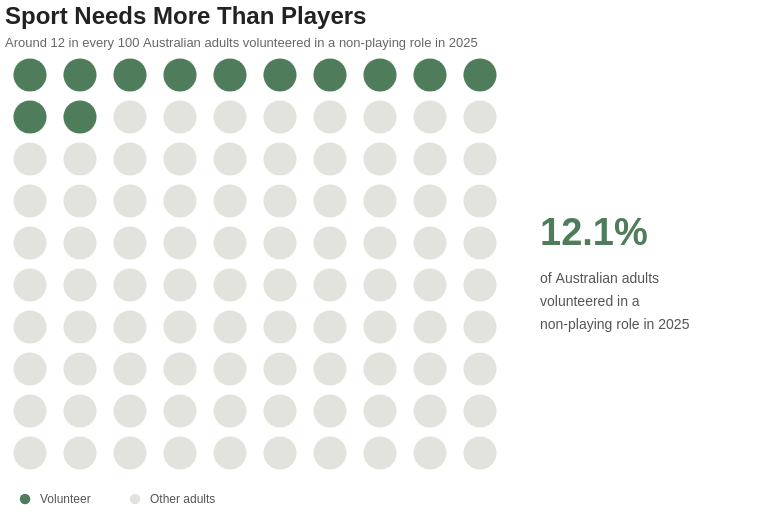

This figure's Vega-Lite source:
### Vega-Lite specification from a JSON file in a GitHub repository (floating-point values rounded to 4 significant figures)
{"$schema": "https://vega.github.io/schema/vega-lite/v5.json", "background": "#FFFFFF", "title": {"text": "Sport Needs More Than Players", "subtitle": "Around 12 in every 100 Australian adults volunteered in a non-playing role in 2025", "anchor": "start", "fontSize": 24, "fontWeight": "bold", "color": "#222222", "subtitleFontSize": 13, "subtitleFontWeight": "normal", "subtitleColor": "#666666", "subtitlePadding": 8}, "hconcat": [{"vconcat": [{"width": 500, "height": 420, "data": {"sequence": {"start": 1, "stop": 101, "as": "person"}}, "transform": [{"calculate": "(datum.person - 1) % 10 + 1", "as": "column"}, {"calculate": "floor((datum.person - 1) / 10) + 1", "as": "row"}, {"calculate": "datum.person <= 12 ? 'Volunteer' : 'Other adults'", "as": "status"}], "mark": {"type": "circle", "size": 1100, "opacity": 1}, "encoding": {"x": {"field": "column", "type": "ordinal", "axis": null}, "y": {"field": "row", "type": "ordinal", "sort": "ascending", "axis": null}, "color": {"field": "status", "type": "nominal", "scale": {"domain": ["Volunteer", "Other adults"], "range": ["#4F7D5B", "#E3E3DE"]}, "legend": null}, "tooltip": [{"field": "status", "type": "nominal", "title": "Representation"}]}}, {"width": 500, "height": 35, "data": {"values": [{"status": "Volunteer", "symbolX": 20, "labelX": 35}, {"status": "Other adults", "symbolX": 130, "labelX": 145}]}, "layer": [{"mark": {"type": "circle", "size": 110, "opacity": 1}, "encoding": {"x": {"field": "symbolX", "type": "quantitative", "scale": {"domain": [0, 500]}, "axis": null}, "y": {"value": 17}, "color": {"field": "status", "type": "nominal", "scale": {"domain": ["Volunteer", "Other adults"], "range": ["#4F7D5B", "#E3E3DE"]}, "legend": null}}}, {"mark": {"type": "text", "align": "left", "baseline": "middle", "fontSize": 12, "color": "#555555"}, "encoding": {"x": {"field": "labelX", "type": "quantitative", "scale": {"domain": [0, 500]}, "axis": null}, "y": {"value": 17}, "text": {"field": "status"}}}]}], "spacing": 8}, {"width": 230, "height": 463, "data": {"values": [{"label": "12.1%", "line1": "of Australian adults", "line2": "volunteered in a", "line3": "non-playing role in 2025"}]}, "layer": [{"mark": {"type": "text", "align": "left", "baseline": "middle", "fontSize": 38, "fontWeight": "bold", "color": "#4F7D5B"}, "encoding": {"x": {"value": 0}, "y": {"value": 180}, "text": {"field": "label"}}}, {"mark": {"type": "text", "align": "left", "baseline": "middle", "fontSize": 14, "color": "#555555"}, "encoding": {"x": {"value": 0}, "y": {"value": 225}, "text": {"field": "line1"}}}, {"mark": {"type": "text", "align": "left", "baseline": "middle", "fontSize": 14, "color": "#555555"}, "encoding": {"x": {"value": 0}, "y": {"value": 248}, "text": {"field": "line2"}}}, {"mark": {"type": "text", "align": "left", "baseline": "middle", "fontSize": 14, "color": "#555555"}, "encoding": {"x": {"value": 0}, "y": {"value": 271}, "text": {"field": "line3"}}}]}], "spacing": 35, "config": {"view": {"stroke": null}, "font": "Arial"}}
